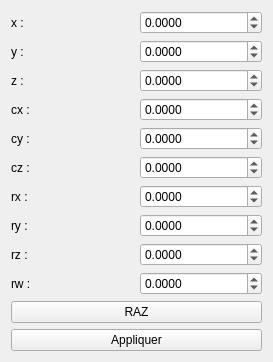
<?xml version="1.0" encoding="UTF-8"?>
<ui version="4.0">
 <class>GCameraCoordinatesOptions</class>
 <widget class="QWidget" name="GCameraCoordinatesOptions">
  <property name="geometry">
   <rect>
    <x>0</x>
    <y>0</y>
    <width>273</width>
    <height>329</height>
   </rect>
  </property>
  <property name="windowTitle">
   <string>Form</string>
  </property>
  <layout class="QVBoxLayout" name="verticalLayout">
   <item>
    <layout class="QGridLayout" name="gridLayout">
     <item row="0" column="0">
      <widget class="QLabel" name="label">
       <property name="text">
        <string>x :</string>
       </property>
      </widget>
     </item>
     <item row="4" column="0">
      <widget class="QLabel" name="label_5">
       <property name="text">
        <string>cy :</string>
       </property>
      </widget>
     </item>
     <item row="2" column="0">
      <widget class="QLabel" name="label_3">
       <property name="text">
        <string>z :</string>
       </property>
      </widget>
     </item>
     <item row="1" column="0">
      <widget class="QLabel" name="label_2">
       <property name="text">
        <string>y :</string>
       </property>
      </widget>
     </item>
     <item row="3" column="0">
      <widget class="QLabel" name="label_4">
       <property name="text">
        <string>cx :</string>
       </property>
      </widget>
     </item>
     <item row="5" column="0">
      <widget class="QLabel" name="label_6">
       <property name="text">
        <string>cz :</string>
       </property>
      </widget>
     </item>
     <item row="7" column="0">
      <widget class="QLabel" name="label_8">
       <property name="text">
        <string>ry :</string>
       </property>
      </widget>
     </item>
     <item row="6" column="0">
      <widget class="QLabel" name="label_7">
       <property name="text">
        <string>rx :</string>
       </property>
      </widget>
     </item>
     <item row="8" column="0">
      <widget class="QLabel" name="label_9">
       <property name="text">
        <string>rz :</string>
       </property>
      </widget>
     </item>
     <item row="2" column="1">
      <widget class="QDoubleSpinBox" name="doubleSpinBoxZ">
       <property name="decimals">
        <number>4</number>
       </property>
       <property name="minimum">
        <double>-999999999.000000000000000</double>
       </property>
       <property name="maximum">
        <double>999999999.000000000000000</double>
       </property>
      </widget>
     </item>
     <item row="1" column="1">
      <widget class="QDoubleSpinBox" name="doubleSpinBoxY">
       <property name="decimals">
        <number>4</number>
       </property>
       <property name="minimum">
        <double>-999999999.000000000000000</double>
       </property>
       <property name="maximum">
        <double>999999999.000000000000000</double>
       </property>
      </widget>
     </item>
     <item row="0" column="1">
      <widget class="QDoubleSpinBox" name="doubleSpinBoxX">
       <property name="decimals">
        <number>4</number>
       </property>
       <property name="minimum">
        <double>-999999999.000000000000000</double>
       </property>
       <property name="maximum">
        <double>999999999.000000000000000</double>
       </property>
      </widget>
     </item>
     <item row="3" column="1">
      <widget class="QDoubleSpinBox" name="doubleSpinBoxCX">
       <property name="decimals">
        <number>4</number>
       </property>
       <property name="minimum">
        <double>-999999999.000000000000000</double>
       </property>
       <property name="maximum">
        <double>999999999.000000000000000</double>
       </property>
      </widget>
     </item>
     <item row="5" column="1">
      <widget class="QDoubleSpinBox" name="doubleSpinBoxCZ">
       <property name="decimals">
        <number>4</number>
       </property>
       <property name="minimum">
        <double>-999999999.000000000000000</double>
       </property>
       <property name="maximum">
        <double>999999999.000000000000000</double>
       </property>
      </widget>
     </item>
     <item row="4" column="1">
      <widget class="QDoubleSpinBox" name="doubleSpinBoxCY">
       <property name="decimals">
        <number>4</number>
       </property>
       <property name="minimum">
        <double>-999999999.000000000000000</double>
       </property>
       <property name="maximum">
        <double>999999999.000000000000000</double>
       </property>
      </widget>
     </item>
     <item row="7" column="1">
      <widget class="QDoubleSpinBox" name="doubleSpinBoxRY">
       <property name="decimals">
        <number>4</number>
       </property>
       <property name="minimum">
        <double>-999999999.000000000000000</double>
       </property>
       <property name="maximum">
        <double>999999999.000000000000000</double>
       </property>
      </widget>
     </item>
     <item row="6" column="1">
      <widget class="QDoubleSpinBox" name="doubleSpinBoxRX">
       <property name="decimals">
        <number>4</number>
       </property>
       <property name="minimum">
        <double>-999999999.000000000000000</double>
       </property>
       <property name="maximum">
        <double>999999999.000000000000000</double>
       </property>
      </widget>
     </item>
     <item row="8" column="1">
      <widget class="QDoubleSpinBox" name="doubleSpinBoxRZ">
       <property name="decimals">
        <number>4</number>
       </property>
       <property name="minimum">
        <double>-999999999.000000000000000</double>
       </property>
       <property name="maximum">
        <double>999999999.000000000000000</double>
       </property>
      </widget>
     </item>
     <item row="9" column="0">
      <widget class="QLabel" name="label_10">
       <property name="text">
        <string>rw : </string>
       </property>
      </widget>
     </item>
     <item row="9" column="1">
      <widget class="QDoubleSpinBox" name="doubleSpinBoxRW">
       <property name="decimals">
        <number>4</number>
       </property>
       <property name="minimum">
        <double>-999999999.000000000000000</double>
       </property>
       <property name="singleStep">
        <double>999999999.000000000000000</double>
       </property>
      </widget>
     </item>
    </layout>
   </item>
   <item>
    <widget class="QPushButton" name="pushButtonRAZHome">
     <property name="text">
      <string>RAZ</string>
     </property>
    </widget>
   </item>
   <item>
    <widget class="QPushButton" name="pushButtonValid">
     <property name="text">
      <string>Appliquer</string>
     </property>
    </widget>
   </item>
  </layout>
 </widget>
 <resources/>
 <connections/>
</ui>
